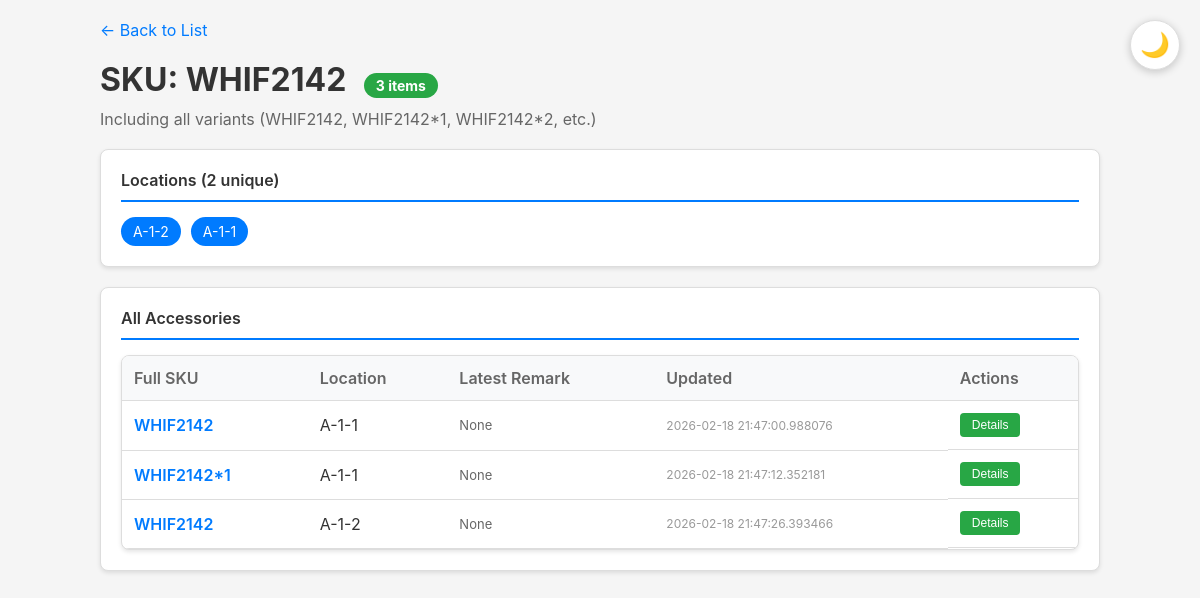
The page /sku/WHIF2142 on the database its author committed.
### tables this page shows
CREATE TABLE accessories (
            id INTEGER PRIMARY KEY AUTOINCREMENT,
            sku TEXT NOT NULL,
            location TEXT NOT NULL,
            updated_at TIMESTAMP DEFAULT CURRENT_TIMESTAMP
        );

### app.py (the view)
@app.route("/sku/<sku>")
def sku_detail(sku):
    conn = get_db()
    cursor = conn.cursor()
    cursor.execute(
        """
        SELECT a.*,
               (SELECT content FROM remarks
                WHERE accessory_id = a.id
                ORDER BY created_at DESC LIMIT 1) as latest_remark
        FROM accessories a
        WHERE a.sku = ? OR a.sku LIKE ?
        ORDER BY a.location
    """,
        (sku, f"{sku}*%"),
    )
    accessories = [dict(row) for row in cursor.fetchall()]
    locations = list(set([a["location"] for a in accessories]))
    conn.close()
    return render_template(
        "sku_detail.html",
        base_sku=sku,
        accessories=accessories,
        locations=locations,
        total_count=len(accessories),
    )

### app.py (called while the page is built)
def get_db():
    conn = sqlite3.connect(DB_PATH)
    conn.row_factory = sqlite3.Row
    return conn

### templates/sku_detail.html (shortened to what this page needs)
<!DOCTYPE html>
<html lang="en">
<head>
</head>
<body>
    <button class="theme-toggle" id="themeToggle" title="Toggle Dark Mode">🌙</button>
    <div class="container">
        <a href="{{ url_for('index') }}" class="back-link">← Back to List</a>
        <h1>SKU: {{ base_sku }} <span class="count-badge">{{ total_count }} items</span></h1>
        <div class="subtitle">Including all variants ({{ base_sku }}, {{ base_sku }}*1, {{ base_sku }}*2, etc.)</div>
        <div class="info-card">
            <div class="info-title">Locations ({{ locations | length }} unique)</div>
            {% if locations %}
            <div class="locations-list">
                {% for location in locations %}
                <span class="location-tag">{{ location }}</span>
                {% endfor %}
            </div>
            {% else %}
            <div class="empty">No locations found</div>
            {% endif %}
        </div>
        <div class="info-card">
            <div class="info-title">All Accessories</div>
            {% if accessories %}
            <div class="accessory-list">
                <table>
                    <thead>
                        <tr>
                            <th>Full SKU</th>
                            <th>Location</th>
                            <th>Latest Remark</th>
                            <th>Updated</th>
                            <th>Actions</th>
                        </tr>
                    </thead>
                    <tbody>
                        {% for item in accessories %}
                        <tr>
                            <td class="sku">{{ item.sku }}</td>
                            <td>{{ item.location }}</td>
                            <td class="remark-preview" title="{{ item.latest_remark }}">{{ item.latest_remark }}</td>
                            <td class="time">{{ item.updated_at }}</td>
                            <td class="actions">
                                <a href="{{ url_for('detail', id=item.id) }}">
                                    <button class="btn-small btn-edit">Details</button>
                                </a>
                            </td>
                        </tr>
                        {% endfor %}
                    </tbody>
                </table>
            </div>
            {% else %}
            <div class="empty">No accessories found</div>
            {% endif %}
        </div>
    </div>
</body>
</html>

### templates/sku_detail.html (style rules this page uses)
* { margin: 0; padding: 0; box-sizing: border-box; }
:root { --bg-color: #f5f5f5; --card-bg: white; --text-color: #333; --text-secondary: #666; --text-muted: #999; --border-color: #ddd; --table-header-bg: #f8f9fa; --table-hover-bg: #f8f9fa; }
body { font-family: -apple-system, BlinkMacSystemFont, 'Segoe UI', Roboto, 'Helvetica Neue', Arial, sans-serif; background: var(--bg-color); color: var(--text-color); padding: 20px; transition: background 0.3s, color 0.3s; }
.container { max-width: 1000px; margin: 0 auto; }
.back-link { display: inline-block; margin-bottom: 20px; color: #007bff; text-decoration: none; }
h1 { color: var(--text-color); margin-bottom: 10px; }
.subtitle { color: var(--text-secondary); margin-bottom: 20px; font-size: 16px; }
.info-card { background: var(--card-bg); padding: 20px; border-radius: 8px; box-shadow: 0 2px 4px rgba(0,0,0,0.1); margin-bottom: 20px; border: 1px solid var(--border-color); }
.info-title { font-size: 16px; font-weight: 600; color: var(--text-color); margin-bottom: 15px; padding-bottom: 10px; border-bottom: 2px solid #007bff; }
.locations-list { display: flex; flex-wrap: wrap; gap: 10px; }
.location-tag { background: #007bff; color: white; padding: 6px 12px; border-radius: 20px; font-size: 14px; }
.accessory-list { background: var(--card-bg); border-radius: 8px; box-shadow: 0 2px 4px rgba(0,0,0,0.1); overflow: hidden; border: 1px solid var(--border-color); }
table { width: 100%; border-collapse: collapse; }
th, td { padding: 12px; text-align: left; border-bottom: 1px solid var(--border-color); }
th { background: var(--table-header-bg); font-weight: 600; color: var(--text-secondary); }
.sku { font-weight: 600; color: #007bff; }
.remark-preview { color: var(--text-secondary); font-size: 13px; max-width: 300px; overflow: hidden; text-overflow: ellipsis; white-space: nowrap; }
.actions { display: flex; gap: 8px; }
.btn-small { padding: 5px 12px; font-size: 12px; border: none; border-radius: 4px; cursor: pointer; }
.btn-edit { background: #28a745; color: white; }
.time { color: var(--text-muted); font-size: 12px; }
.count-badge { background: #28a745; color: white; padding: 4px 12px; border-radius: 20px; font-size: 14px; margin-left: 10px; }
.theme-toggle { position: fixed; top: 20px; right: 20px; background: var(--card-bg); border: 1px solid var(--border-color); border-radius: 50%; width: 50px; height: 50px; cursor: pointer; display: flex; align-items: center; justify-content: center; font-size: 24px; box-shadow: 0 2px 8px rgba(0,0,0,0.2); z-index: 1000; transition: all 0.3s; }

### rows shown on the page
accessories: location "A-1-2", sku "WHIF2142", latest_remark "None", updated_at "2026-02-18 21:47:26.393466"
accessories: location "A-1-1", sku "WHIF2142", latest_remark "None", updated_at "2026-02-18 21:47:00.988076"
accessories: sku "WHIF2142*1", location "A-1-1", latest_remark "None", updated_at "2026-02-18 21:47:12.352181"

### other values the page prints
{{ base_sku }} "WHIF2142"
{{ total_count }} "3"
{{ locations | length }} "2"
